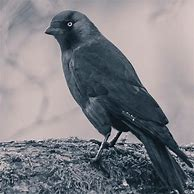
#> input picture bird.jpg, 194 x 194 px
$ python grafana.py
#> lines starting #> are read from the running program, lines starting #| are printed output that depends on the picture
import cv2
import numpy as np
from influxdb_client import InfluxDBClient

def calculate_iou(true_mask, pred_mask):
    intersection = np.logical_and(true_mask, pred_mask)
    union = np.logical_or(true_mask, pred_mask)
    iou = np.sum(intersection) / np.sum(union)
    return iou

def calculate_pixel_accuracy(true_mask, pred_mask):
    total_pixels = true_mask.shape[0] * true_mask.shape[1]
    correct_pixels = np.sum(true_mask == pred_mask)
    accuracy = correct_pixels / total_pixels
    return accuracy * 100

# Load the input image
image = cv2.imread('bird.jpg')
#> image is the input picture: shape (194, 194, 3); mean B, G, R 132.9, 127.4, 127.4
image = cv2.cvtColor(image, cv2.COLOR_BGR2RGB)

# Define the bounding box for the region of interest (ROI)
roi = (50, 50, 400, 300)  # Example bounding box coordinates (x, y, width, height)

# Create an initial mask with probable foreground and background regions
mask = np.zeros(image.shape[:2], dtype=np.uint8)
bgd_model = np.zeros((1, 65), dtype=np.float64)
fgd_model = np.zeros((1, 65), dtype=np.float64)
rect = (roi[0], roi[1], roi[0] + roi[2], roi[1] + roi[3])
cv2.grabCut(image, mask, rect, bgd_model, fgd_model, 5, cv2.GC_INIT_WITH_RECT)

# Refine the segmentation by iteratively updating the mask
mask = np.where((mask == 2) | (mask == 0), 0, 1).astype('uint8')

# Generate a random true mask for demonstration purposes
true_mask = np.random.randint(0, 2, size=image.shape[:2], dtype=np.uint8)

# Resize the true mask to match the segmented image dimensions
true_mask = cv2.resize(true_mask, (mask.shape[1], mask.shape[0]))

# Calculate IOU and pixel accuracy
iou = calculate_iou(true_mask, mask)
#> in calculate_iou, `intersection = np.logical_and(true_mask, pred_mask)`:
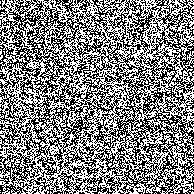
#> true_mask: shape (194, 194); values 0 (black) and 1 (white), 50.4% white; black in thin lines or dots
#> iou = 0.262
pixel_accuracy = calculate_pixel_accuracy(true_mask, mask)
#> pixel_accuracy = 50

# Store metrics in InfluxDB using token-based authentication
token = 'psMVu9OR0PbWeZzYAdKDMCYAKUCSd0ohsz1CLpU0kDuzLkcKL3eWRQBOxEMM6ZH0odO8rvvZbOPPZvQjW_A-Gw=='
org = 'major'
bucket = 'mine'
#> (the run stopped early here; a loop or call above may not have finished)
